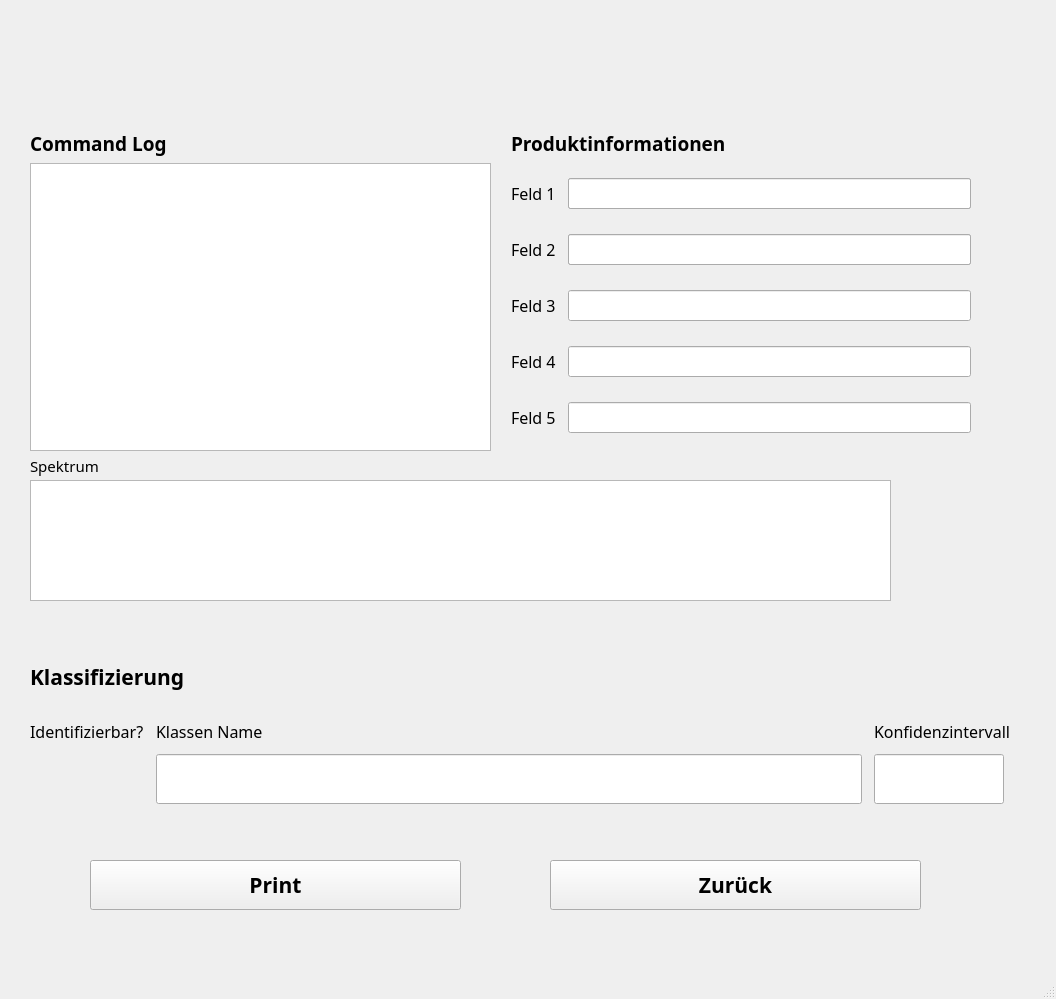
<?xml version="1.0" encoding="UTF-8"?>
<ui version="4.0">
 <class>MainWindow</class>
 <widget class="QMainWindow" name="MainWindow">
  <property name="geometry">
   <rect>
    <x>0</x>
    <y>0</y>
    <width>1056</width>
    <height>999</height>
   </rect>
  </property>
  <property name="font">
   <font>
    <family>Source Sans Pro</family>
    <pointsize>12</pointsize>
   </font>
  </property>
  <property name="windowTitle">
   <string>Messung</string>
  </property>
  <widget class="QWidget" name="centralwidget">
   <widget class="QLabel" name="label">
    <property name="geometry">
     <rect>
      <x>20</x>
      <y>30</y>
      <width>391</width>
      <height>91</height>
     </rect>
    </property>
    <property name="text">
     <string/>
    </property>
    <property name="pixmap">
     <pixmap>phydent-logo-2x.png</pixmap>
    </property>
    <property name="scaledContents">
     <bool>false</bool>
    </property>
   </widget>
   <widget class="QGraphicsView" name="graphicsView">
    <property name="geometry">
     <rect>
      <x>30</x>
      <y>480</y>
      <width>861</width>
      <height>121</height>
     </rect>
    </property>
   </widget>
   <widget class="QLabel" name="label_3">
    <property name="geometry">
     <rect>
      <x>30</x>
      <y>450</y>
      <width>241</width>
      <height>31</height>
     </rect>
    </property>
    <property name="font">
     <font>
      <pointsize>11</pointsize>
     </font>
    </property>
    <property name="text">
     <string>Spektrum</string>
    </property>
   </widget>
   <widget class="QPushButton" name="pushButton_3">
    <property name="geometry">
     <rect>
      <x>90</x>
      <y>860</y>
      <width>371</width>
      <height>50</height>
     </rect>
    </property>
    <property name="minimumSize">
     <size>
      <width>0</width>
      <height>50</height>
     </size>
    </property>
    <property name="font">
     <font>
      <family>Corbel</family>
      <pointsize>16</pointsize>
      <weight>75</weight>
      <bold>true</bold>
     </font>
    </property>
    <property name="autoFillBackground">
     <bool>false</bool>
    </property>
    <property name="text">
     <string>Print</string>
    </property>
   </widget>
   <widget class="QPushButton" name="pushButton_4">
    <property name="geometry">
     <rect>
      <x>550</x>
      <y>860</y>
      <width>371</width>
      <height>50</height>
     </rect>
    </property>
    <property name="minimumSize">
     <size>
      <width>0</width>
      <height>50</height>
     </size>
    </property>
    <property name="font">
     <font>
      <family>Corbel</family>
      <pointsize>16</pointsize>
      <weight>75</weight>
      <bold>true</bold>
     </font>
    </property>
    <property name="autoFillBackground">
     <bool>false</bool>
    </property>
    <property name="text">
     <string>Zurück</string>
    </property>
   </widget>
   <widget class="QWidget" name="gridLayoutWidget_2">
    <property name="geometry">
     <rect>
      <x>30</x>
      <y>130</y>
      <width>941</width>
      <height>321</height>
     </rect>
    </property>
    <layout class="QGridLayout" name="gridLayout_2">
     <property name="horizontalSpacing">
      <number>20</number>
     </property>
     <item row="1" column="0">
      <widget class="QGraphicsView" name="graphicsView_2"/>
     </item>
     <item row="1" column="1">
      <layout class="QGridLayout" name="gridLayout">
       <property name="horizontalSpacing">
        <number>12</number>
       </property>
       <property name="verticalSpacing">
        <number>10</number>
       </property>
       <item row="0" column="1">
        <widget class="QLineEdit" name="lineEdit_8"/>
       </item>
       <item row="2" column="1">
        <widget class="QLineEdit" name="lineEdit_9">
         <property name="readOnly">
          <bool>true</bool>
         </property>
        </widget>
       </item>
       <item row="1" column="1">
        <widget class="QLineEdit" name="lineEdit_6">
         <property name="readOnly">
          <bool>true</bool>
         </property>
        </widget>
       </item>
       <item row="1" column="1">
        <widget class="QLineEdit" name="lineEdit_10"/>
       </item>
       <item row="0" column="1">
        <widget class="QLineEdit" name="lineEdit_7">
         <property name="readOnly">
          <bool>true</bool>
         </property>
        </widget>
       </item>
       <item row="4" column="1">
        <widget class="QLineEdit" name="lineEdit_12">
         <property name="readOnly">
          <bool>true</bool>
         </property>
        </widget>
       </item>
       <item row="3" column="1">
        <widget class="QLineEdit" name="lineEdit_11">
         <property name="readOnly">
          <bool>true</bool>
         </property>
        </widget>
       </item>
       <item row="0" column="0">
        <widget class="QLabel" name="label_6">
         <property name="text">
          <string>Feld 1</string>
         </property>
        </widget>
       </item>
       <item row="1" column="0">
        <widget class="QLabel" name="label_7">
         <property name="text">
          <string>Feld 2</string>
         </property>
        </widget>
       </item>
       <item row="2" column="0">
        <widget class="QLabel" name="label_8">
         <property name="text">
          <string>Feld 3</string>
         </property>
        </widget>
       </item>
       <item row="3" column="0">
        <widget class="QLabel" name="label_9">
         <property name="text">
          <string>Feld 4</string>
         </property>
        </widget>
       </item>
       <item row="4" column="0">
        <widget class="QLabel" name="label_10">
         <property name="text">
          <string>Feld 5</string>
         </property>
        </widget>
       </item>
      </layout>
     </item>
     <item row="0" column="1">
      <widget class="QLabel" name="label_11">
       <property name="font">
        <font>
         <family>Source Sans Pro SemiBold</family>
         <pointsize>14</pointsize>
         <weight>75</weight>
         <bold>true</bold>
        </font>
       </property>
       <property name="text">
        <string>Produktinformationen</string>
       </property>
      </widget>
     </item>
     <item row="0" column="0">
      <widget class="QLabel" name="label_2">
       <property name="font">
        <font>
         <family>Source Sans Pro SemiBold</family>
         <pointsize>14</pointsize>
         <weight>75</weight>
         <bold>true</bold>
        </font>
       </property>
       <property name="text">
        <string>Command Log</string>
       </property>
      </widget>
     </item>
    </layout>
   </widget>
   <widget class="QWidget" name="verticalLayoutWidget">
    <property name="geometry">
     <rect>
      <x>30</x>
      <y>640</y>
      <width>981</width>
      <height>191</height>
     </rect>
    </property>
    <layout class="QVBoxLayout" name="verticalLayout">
     <item>
      <widget class="QLabel" name="label_4">
       <property name="maximumSize">
        <size>
         <width>16777215</width>
         <height>30</height>
        </size>
       </property>
       <property name="font">
        <font>
         <family>Source Sans Pro SemiBold</family>
         <pointsize>16</pointsize>
         <weight>75</weight>
         <bold>true</bold>
        </font>
       </property>
       <property name="text">
        <string>Klassifizierung</string>
       </property>
      </widget>
     </item>
     <item>
      <layout class="QGridLayout" name="gridLayout_3">
       <property name="horizontalSpacing">
        <number>12</number>
       </property>
       <item row="2" column="1">
        <widget class="QLineEdit" name="lineEdit">
         <property name="minimumSize">
          <size>
           <width>0</width>
           <height>50</height>
          </size>
         </property>
         <property name="maximumSize">
          <size>
           <width>16777215</width>
           <height>50</height>
          </size>
         </property>
         <property name="autoFillBackground">
          <bool>false</bool>
         </property>
         <property name="text">
          <string/>
         </property>
         <property name="readOnly">
          <bool>true</bool>
         </property>
        </widget>
       </item>
       <item row="0" column="0">
        <widget class="QLabel" name="label_14">
         <property name="maximumSize">
          <size>
           <width>16777215</width>
           <height>30</height>
          </size>
         </property>
         <property name="font">
          <font>
           <family>Source Sans Pro</family>
           <weight>50</weight>
           <bold>false</bold>
          </font>
         </property>
         <property name="text">
          <string>Identifizierbar?</string>
         </property>
        </widget>
       </item>
       <item row="0" column="1">
        <widget class="QLabel" name="label_12">
         <property name="maximumSize">
          <size>
           <width>16777215</width>
           <height>30</height>
          </size>
         </property>
         <property name="font">
          <font>
           <family>Source Sans Pro</family>
           <weight>50</weight>
           <bold>false</bold>
          </font>
         </property>
         <property name="text">
          <string>Klassen Name</string>
         </property>
        </widget>
       </item>
       <item row="2" column="2">
        <widget class="QLineEdit" name="lineEdit_3">
         <property name="minimumSize">
          <size>
           <width>130</width>
           <height>50</height>
          </size>
         </property>
         <property name="maximumSize">
          <size>
           <width>130</width>
           <height>16777215</height>
          </size>
         </property>
         <property name="autoFillBackground">
          <bool>false</bool>
         </property>
         <property name="text">
          <string/>
         </property>
         <property name="readOnly">
          <bool>true</bool>
         </property>
        </widget>
       </item>
       <item row="0" column="2">
        <widget class="QLabel" name="label_13">
         <property name="maximumSize">
          <size>
           <width>16777215</width>
           <height>30</height>
          </size>
         </property>
         <property name="font">
          <font>
           <family>Source Sans Pro</family>
           <weight>50</weight>
           <bold>false</bold>
          </font>
         </property>
         <property name="text">
          <string>Konfidenzintervall</string>
         </property>
        </widget>
       </item>
       <item row="2" column="0">
        <widget class="QLabel" name="label_15">
         <property name="minimumSize">
          <size>
           <width>60</width>
           <height>60</height>
          </size>
         </property>
         <property name="maximumSize">
          <size>
           <width>60</width>
           <height>60</height>
          </size>
         </property>
         <property name="text">
          <string/>
         </property>
        </widget>
       </item>
      </layout>
     </item>
    </layout>
   </widget>
  </widget>
  <widget class="QMenuBar" name="menubar">
   <property name="geometry">
    <rect>
     <x>0</x>
     <y>0</y>
     <width>1056</width>
     <height>26</height>
    </rect>
   </property>
  </widget>
  <widget class="QStatusBar" name="statusbar"/>
 </widget>
 <resources/>
 <connections/>
</ui>
